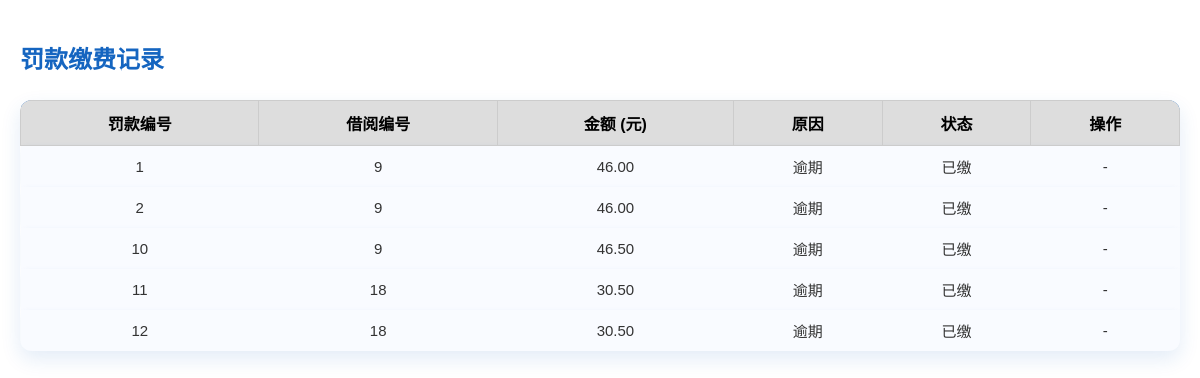
The app's page /php/student/fines.php (signed in) with its own data.
### tables this page shows
CREATE TABLE `fine`  (
  `fine_id` int NOT NULL AUTO_INCREMENT,
  `student_id` varchar(20) NULL DEFAULT NULL,
  `borrow_id` int NULL DEFAULT NULL,
  `amount` decimal(10, 2) NOT NULL,
  `reason` enum('逾期','遗失','损坏') NULL DEFAULT NULL,
  `status` enum('未缴','已缴') NULL DEFAULT '未缴',
  `admin_id` varchar(20) NULL DEFAULT NULL,
  PRIMARY KEY (`fine_id`) USING BTREE,
  INDEX `student_id`(`student_id` ASC) USING BTREE,
  INDEX `borrow_id`(`borrow_id` ASC) USING BTREE,
  INDEX `admin_id`(`admin_id` ASC) USING BTREE,
  CONSTRAINT `fine_ibfk_1` FOREIGN KEY (`student_id`) REFERENCES `student` (`student_id`) ON DELETE RESTRICT ON UPDATE RESTRICT,
  CONSTRAINT `fine_ibfk_2` FOREIGN KEY (`borrow_id`) REFERENCES `borrowrecord` (`borrow_id`) ON DELETE RESTRICT ON UPDATE RESTRICT,
  CONSTRAINT `fine_ibfk_3` FOREIGN KEY (`admin_id`) REFERENCES `admin` (`admin_id`) ON DELETE RESTRICT ON UPDATE RESTRICT
);

### php/student/fines.php (the view, shortened to what this page needs)
<?php
require_once '../db_connect.php';
$student_id = $_SESSION['user_id'];
$sql = "SELECT fine_id, borrow_id, amount, reason, status FROM Fine WHERE student_id = ?";
$stmt = $conn->prepare($sql);
$stmt->bind_param("s", $student_id);
$stmt->execute();
$result = $stmt->get_result();
?>
<!DOCTYPE html>
<html lang="zh-CN">
<head>
    <link rel="stylesheet" href="../../css/fines.css">
</head>
<body>
    <h2>罚款缴费记录</h2>
    <table>
        <thead>
            <tr>
                <th>罚款编号</th>
                <th>借阅编号</th>
                <th>金额 (元)</th>
                <th>原因</th>
                <th>状态</th>
                <th>操作</th>
            </tr>
        </thead>
        <tbody>
            <?php while ($row = $result->fetch_assoc()): ?>
                <tr>
                    <td><?= $row['fine_id'] ?></td>
                    <td><?= $row['borrow_id'] ?></td>
                    <td><?= number_format($row['amount'], 2) ?></td>
                    <td><?= $row['reason'] ?></td>
                    <td><?= $row['status'] ?></td>
                    <td>
                        <?php if ($row['status'] === '未缴'): ?>
                            <form method="POST" style="margin:0;">
                                <input type="hidden" name="fine_id" value="<?= $row['fine_id'] ?>">
                                <button type="submit">缴费</button>
                            </form>
                        <?php else: ?>
                            -
                        <?php endif; ?>
                    </td>
                </tr>
            <?php endwhile; ?>
        </tbody>
    </table>
</body>
</html>

### css/fines.css (style rules this page uses)
body { font-family: "Microsoft YaHei", Arial, sans-serif; background-color: #e8f0fe; color: #333; padding: 30px 20px; margin: 0; }
h2 { color: #1565c0; font-weight: 700; margin-bottom: 25px; }
table { border-collapse: separate; border-spacing: 0 12px; width: 100%; background: #fff; border-radius: 12px; box-shadow: 0 8px 20px rgba(21, 101, 192, 0.12); overflow: hidden; }
thead tr { background-color: #1565c0; color: white; font-weight: 600; }
th, td { padding: 14px 18px; text-align: center; vertical-align: middle; }
tbody tr { background-color: #f9fbff; border-radius: 8px; box-shadow: 0 2px 6px rgba(21, 101, 192, 0.08); transition: background-color 0.3s ease; }
tbody td { border: none; }
td { font-size: 15px; }

### php/student/fines.php (style rules this page uses)
body { font-family: Arial, sans-serif; padding: 20px; background:rgb(255, 255, 255); }
table { border-collapse: collapse; width: 100%; background: #fff; }
th, td { padding: 10px; border: 1px solid #ccc; text-align: center; }
th { background:rgb(221, 221, 221); color: black; }

### records on screen
fine: fine_id "1", borrow "9", amount "46.00", reason "逾期", status "已缴"
fine: fine_id "2", borrow "9", amount "46.00", reason "逾期", status "已缴"
fine: fine_id "10", borrow "9", amount "46.50", reason "逾期", status "已缴"
fine: fine_id "11", borrow "18", amount "30.50", reason "逾期", status "已缴"
fine: fine_id "12", borrow "18", amount "30.50", reason "逾期", status "已缴"
